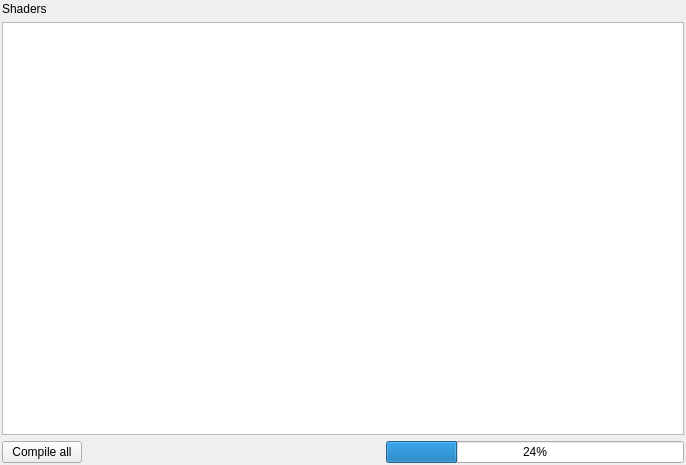
<?xml version="1.0" encoding="UTF-8"?>
<ui version="4.0">
 <class>ShaderCompiler</class>
 <widget class="QDockWidget" name="ShaderCompiler">
  <property name="geometry">
   <rect>
    <x>0</x>
    <y>0</y>
    <width>686</width>
    <height>465</height>
   </rect>
  </property>
  <property name="windowTitle">
   <string>Shader compiler</string>
  </property>
  <widget class="QWidget" name="dockWidgetContents">
   <layout class="QVBoxLayout" name="verticalLayout">
    <property name="leftMargin">
     <number>2</number>
    </property>
    <property name="topMargin">
     <number>2</number>
    </property>
    <property name="rightMargin">
     <number>2</number>
    </property>
    <property name="bottomMargin">
     <number>2</number>
    </property>
    <item>
     <widget class="QLabel" name="label">
      <property name="text">
       <string>Shaders</string>
      </property>
     </widget>
    </item>
    <item>
     <widget class="QListView" name="shaderList"/>
    </item>
    <item>
     <layout class="QHBoxLayout" name="horizontalLayout">
      <item>
       <widget class="QPushButton" name="compileAllButton">
        <property name="text">
         <string>Compile all</string>
        </property>
       </widget>
      </item>
      <item>
       <spacer name="horizontalSpacer">
        <property name="orientation">
         <enum>Qt::Horizontal</enum>
        </property>
        <property name="sizeHint" stdset="0">
         <size>
          <width>40</width>
          <height>20</height>
         </size>
        </property>
       </spacer>
      </item>
      <item>
       <widget class="QProgressBar" name="progressBar">
        <property name="value">
         <number>24</number>
        </property>
       </widget>
      </item>
     </layout>
    </item>
   </layout>
  </widget>
 </widget>
 <resources/>
 <connections/>
</ui>
